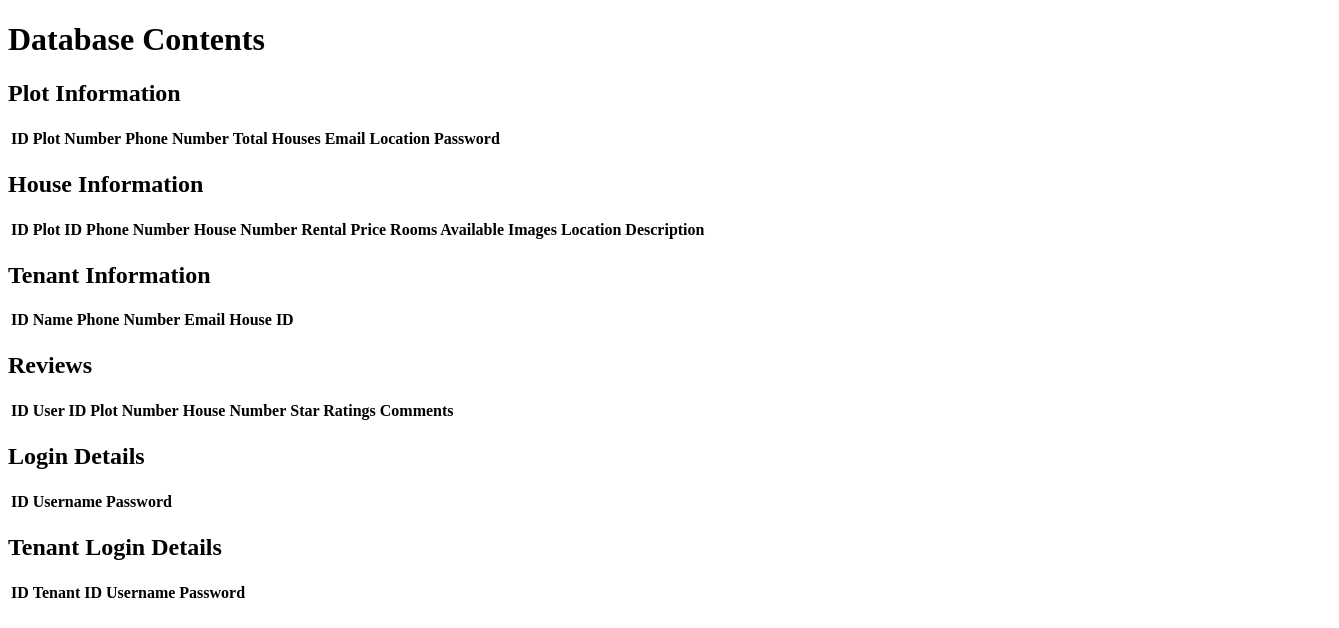
Page /view_database on the earlier database version.
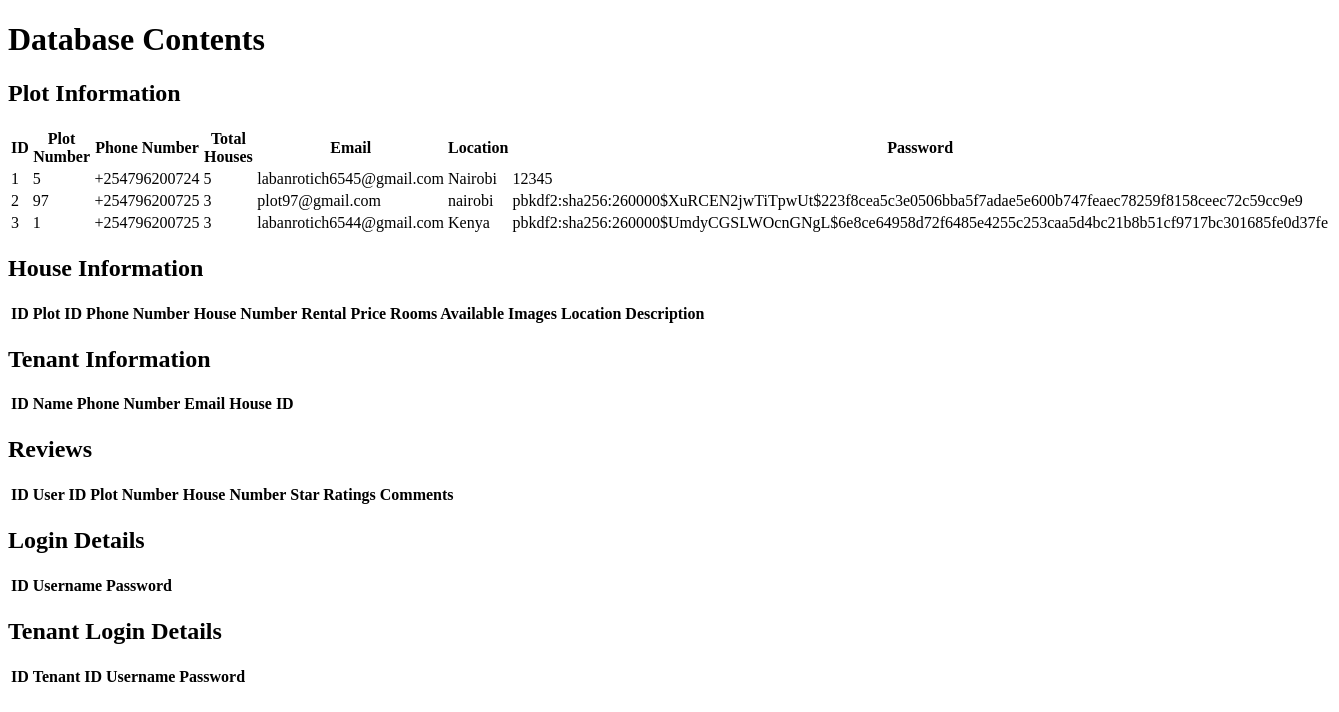
Same page on the later database version.
### app/models.py (models this page shows, shortened)
class PlotInformation(Base):
    __tablename__ = 'plot_information'
    id = Column(Integer, primary_key=True)
    plot_number = Column(String(50), nullable=False)
    phone_number = Column(String(50), nullable=False)
    total_houses = Column(Integer, nullable=False)
    email = Column(String(100), nullable=False)
    location = Column(String(100), nullable=False)
    password1 = Column(String(100), nullable=False)

### app/views.py (the view)
@app.route('/view_database')
def view_database():
    plots = db_session.query(PlotInformation).all()
    houses = db_session.query(HouseInformation).all()
    tenants = db_session.query(TenantInformation).all()
    reviews = db_session.query(Reviews).all()
    logins = db_session.query(LoginDetails).all()
    tenant_logins = db_session.query(TenantLoginDetails).all()
    return render_template('view_database.html', plots=plots, houses=houses, tenants=tenants,
                           reviews=reviews, logins=logins, tenant_logins=tenant_logins)

### app/templates/view_database.html (shortened to what this page needs)
<!DOCTYPE html>
<html>
<head>
</head>
<body>
    <h1>Database Contents</h1>
    <h2>Plot Information</h2>
    <table>
        <thead>
            <tr>
                <th>ID</th>
                <th>Plot Number</th>
                <th>Phone Number</th>
                <th>Total Houses</th>
                <th>Email</th>
                <th>Location</th>
                <th>Password</th>
            </tr>
        </thead>
        <tbody>
            {% for plot in plots %}
            <tr>
                <td>{{ plot.id }}</td>
                <td>{{ plot.plot_number }}</td>
                <td>{{ plot.phone_number }}</td>
                <td>{{ plot.total_houses }}</td>
                <td>{{ plot.email }}</td>
                <td>{{ plot.location }}</td>
                <td>{{ plot.password1 }}</td>
            </tr>
            {% endfor %}
        </tbody>
    </table>
    <h2>House Information</h2>
    <table>
        <thead>
            <tr>
                <th>ID</th>
                <th>Plot ID</th>
                <th>Phone Number</th>
                <th>House Number</th>
                <th>Rental Price</th>
                <th>Rooms Available</th>
                <th>Images Location</th>
                <th>Description</th>
            </tr>
        </thead>
    </table>
    <h2>Tenant Information</h2>
    <table>
        <thead>
            <tr>
                <th>ID</th>
                <th>Name</th>
                <th>Phone Number</th>
                <th>Email</th>
                <th>House ID</th>
            </tr>
        </thead>
    </table>
    <h2>Reviews</h2>
    <table>
        <thead>
            <tr>
                <th>ID</th>
                <th>User ID</th>
                <th>Plot Number</th>
                <th>House Number</th>
                <th>Star Ratings</th>
                <th>Comments</th>
            </tr>
        </thead>
    </table>
    <h2>Login Details</h2>
    <table>
        <thead>
            <tr>
                <th>ID</th>
                <th>Username</th>
                <th>Password</th>
            </tr>
        </thead>
    </table>
    <h2>Tenant Login Details</h2>
    <table>
        <thead>
            <tr>
                <th>ID</th>
                <th>Tenant ID</th>
                <th>Username</th>
                <th>Password</th>
            </tr>
        </thead>
    </table>
</body>
</html>

Differences in the rows shown:
added PlotInformation: id "1", plot_number "5", phone_number "+254796200724", total_houses "5", email "labanrotich6545@gmail.com", location "Nairobi", password1 "12345"
added PlotInformation: id "2", plot_number "97", phone_number "+254796200725", total_houses "3", email "plot97@gmail.com", location "nairobi", password1 "pbkdf2:sha256:260000$XuRCEN2jwTiTpwUt$223f8cea5c3e0506bba5f7adae5e600b747feaec78259f8158ceec72c59cc9e9"
added PlotInformation: id "3", plot_number "1", phone_number "+254796200725", total_houses "3", email "labanrotich6544@gmail.com", location "Kenya", password1 "pbkdf2:sha256:260000$UmdyCGSLWOcnGNgL$6e8ce64958d72f6485e4255c253caa5d4bc21b8b51cf9717bc301685fe0d37fe"
